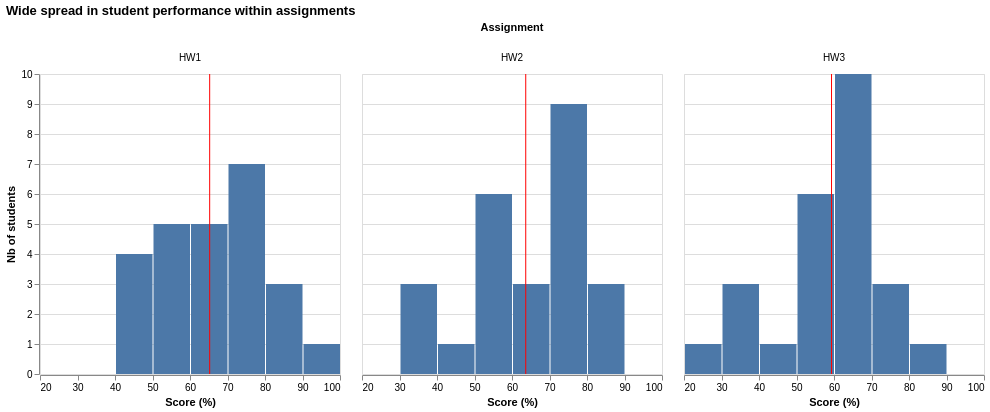

Here is the notebook cell this chart was saved with:
### Code cell
chart = alt.Chart(student_avg).mark_bar().encode(
    x=alt.X('percent_score', title='Score (%)', bin=True),
    y=alt.Y('count()', title='Nb of students') 
)

mean_line = alt.Chart(student_avg).mark_rule(color='red').encode(
    x='mean(percent_score):Q'
)

(chart + mean_line).facet(
    column=alt.Column('assignment_id:N', title = 'Assignment'), 
    title='Wide spread in student performance within assignments'
)

### Figure 1 — Vega-Lite specification as saved in the notebook (floating-point values rounded to 4 significant figures)
{"config": {"view": {"continuousWidth": 300, "continuousHeight": 300}}, "data": {"name": "data-0af19095117396e5027b4ddbaf39d9df"}, "facet": {"column": {"field": "assignment_id", "title": "Assignment", "type": "nominal"}}, "spec": {"layer": [{"mark": {"type": "bar"}, "encoding": {"x": {"bin": true, "field": "percent_score", "title": "Score (%)", "type": "quantitative"}, "y": {"aggregate": "count", "title": "Nb of students", "type": "quantitative"}}}, {"mark": {"type": "rule", "color": "red"}, "encoding": {"x": {"aggregate": "mean", "field": "percent_score", "type": "quantitative"}}}]}, "title": "Wide spread in student performance within assignments", "$schema": "https://vega.github.io/schema/vega-lite/v6.4.1.json", "datasets": {"data-0af19095117396e5027b4ddbaf39d9df": [{"student_id": "S001", "assignment_id": "HW1", "score": 12.0, "max_score": 21, "percent_score": 57.1}, {"student_id": "S001", "assignment_id": "HW2", "score": 18.0, "max_score": 24, "percent_score": 75.0}, {"student_id": "S001", "assignment_id": "HW3", "score": 9.5, "max_score": 24, "percent_score": 39.6}, {"student_id": "S002", "assignment_id": "HW1", "score": 14.0, "max_score": 21, "percent_score": 66.7}, {"student_id": "S002", "assignment_id": "HW2", "score": 21.5, "max_score": 24, "percent_score": 89.6}, {"student_id": "S002", "assignment_id": "HW3", "score": 16.5, "max_score": 24, "percent_score": 68.8}, {"student_id": "S003", "assignment_id": "HW1", "score": 15.0, "max_score": 21, "percent_score": 71.4}, {"student_id": "S003", "assignment_id": "HW2", "score": 17.0, "max_score": 24, "percent_score": 70.8}, {"student_id": "S003", "assignment_id": "HW3", "score": 18.5, "max_score": 24, "percent_score": 77.1}, {"student_id": "S004", "assignment_id": "HW1", "score": 18.0, "max_score": 21, "percent_score": 85.7}, {"student_id": "S004", "assignment_id": "HW2", "score": 17.5, "max_score": 24, "percent_score": 72.9}, {"student_id": "S004", "assignment_id": "HW3", "score": 16.5, "max_score": 24, "percent_score": 68.8}, {"student_id": "S005", "assignment_id": "HW1", "score": 15.0, "max_score": 21, "percent_score": 71.4}, {"student_id": "S005", "assignment_id": "HW2", "score": 18.0, "max_score": 24, "percent_score": 75.0}, {"student_id": "S005", "assignment_id": "HW3", "score": 13.0, "max_score": 24, "percent_score": 54.2}, {"student_id": "S006", "assignment_id": "HW1", "score": 9.0, "max_score": 21, "percent_score": 42.9}, {"student_id": "S006", "assignment_id": "HW2", "score": 8.0, "max_score": 24, "percent_score": 33.3}, {"student_id": "S006", "assignment_id": "HW3", "score": 13.5, "max_score": 24, "percent_score": 56.2}, {"student_id": "S007", "assignment_id": "HW1", "score": 11.0, "max_score": 21, "percent_score": 52.4}, {"student_id": "S007", "assignment_id": "HW2", "score": 12.5, "max_score": 24, "percent_score": 52.1}, {"student_id": "S007", "assignment_id": "HW3", "score": 17.0, "max_score": 24, "percent_score": 70.8}, {"student_id": "S008", "assignment_id": "HW1", "score": 16.0, "max_score": 21, "percent_score": 76.2}, {"student_id": "S008", "assignment_id": "HW2", "score": 19.0, "max_score": 24, "percent_score": 79.2}, {"student_id": "S008", "assignment_id": "HW3", "score": 13.0, "max_score": 24, "percent_score": 54.2}, {"student_id": "S009", "assignment_id": "HW1", "score": 14.0, "max_score": 21, "percent_score": 66.7}, {"student_id": "S009", "assignment_id": "HW2", "score": 17.0, "max_score": 24, "percent_score": 70.8}, {"student_id": "S009", "assignment_id": "HW3", "score": 14.5, "max_score": 24, "percent_score": 60.4}, {"student_id": "S010", "assignment_id": "HW1", "score": 9.0, "max_score": 21, "percent_score": 42.9}, {"student_id": "S010", "assignment_id": "HW2", "score": 13.0, "max_score": 24, "percent_score": 54.2}, {"student_id": "S010", "assignment_id": "HW3", "score": 15.0, "max_score": 24, "percent_score": 62.5}, {"student_id": "S011", "assignment_id": "HW1", "score": 17.0, "max_score": 21, "percent_score": 81.0}, {"student_id": "S011", "assignment_id": "HW2", "score": 14.5, "max_score": 24, "percent_score": 60.4}, {"student_id": "S011", "assignment_id": "HW3", "score": 13.5, "max_score": 24, "percent_score": 56.2}, {"student_id": "S012", "assignment_id": "HW1", "score": 14.0, "max_score": 21, "percent_score": 66.7}, {"student_id": "S012", "assignment_id": "HW2", "score": 11.0, "max_score": 24, "percent_score": 45.8}, {"student_id": "S012", "assignment_id": "HW3", "score": 9.5, "max_score": 24, "percent_score": 39.6}, {"student_id": "S013", "assignment_id": "HW1", "score": 15.0, "max_score": 21, "percent_score": 71.4}, {"student_id": "S013", "assignment_id": "HW2", "score": 21.0, "max_score": 24, "percent_score": 87.5}, {"student_id": "S013", "assignment_id": "HW3", "score": 16.0, "max_score": 24, "percent_score": 66.7}, {"student_id": "S014", "assignment_id": "HW1", "score": 15.0, "max_score": 21, "percent_score": 71.4}, {"student_id": "S014", "assignment_id": "HW2", "score": 17.0, "max_score": 24, "percent_score": 70.8}, {"student_id": "S014", "assignment_id": "HW3", "score": 13.5, "max_score": 24, "percent_score": 56.2}, {"student_id": "S015", "assignment_id": "HW1", "score": 11.0, "max_score": 21, "percent_score": 52.4}, {"student_id": "S015", "assignment_id": "HW2", "score": 9.0, "max_score": 24, "percent_score": 37.5}, {"student_id": "S015", "assignment_id": "HW3", "score": 9.5, "max_score": 24, "percent_score": 39.6}, {"student_id": "S016", "assignment_id": "HW1", "score": 16.0, "max_score": 21, "percent_score": 76.2}, {"student_id": "S016", "assignment_id": "HW2", "score": 13.0, "max_score": 24, "percent_score": 54.2}, {"student_id": "S016", "assignment_id": "HW3", "score": 15.0, "max_score": 24, "percent_score": 62.5}, {"student_id": "S017", "assignment_id": "HW1", "score": 9.0, "max_score": 21, "percent_score": 42.9}, {"student_id": "S017", "assignment_id": "HW2", "score": 12.0, "max_score": 24, "percent_score": 50.0}, {"student_id": "S017", "assignment_id": "HW3", "score": 14.0, "max_score": 24, "percent_score": 58.3}, {"student_id": "S018", "assignment_id": "HW1", "score": 11.5, "max_score": 21, "percent_score": 54.8}, {"student_id": "S018", "assignment_id": "HW2", "score": 12.5, "max_score": 24, "percent_score": 52.1}, {"student_id": "S018", "assignment_id": "HW3", "score": 16.0, "max_score": 24, "percent_score": 66.7}, {"student_id": "S019", "assignment_id": "HW1", "score": 19.0, "max_score": 21, "percent_score": 90.5}, {"student_id": "S019", "assignment_id": "HW2", "score": 16.0, "max_score": 24, "percent_score": 66.7}, {"student_id": "S019", "assignment_id": "HW3", "score": 10.5, "max_score": 24, "percent_score": 43.8}, {"student_id": "S020", "assignment_id": "HW1", "score": 13.0, "max_score": 21, "percent_score": 61.9}, {"student_id": "S020", "assignment_id": "HW2", "score": 19.0, "max_score": 24, "percent_score": 79.2}, {"student_id": "S020", "assignment_id": "HW3", "score": 15.0, "max_score": 24, "percent_score": 62.5}, {"student_id": "S021", "assignment_id": "HW1", "score": 12.0, "max_score": 21, "percent_score": 57.1}, {"student_id": "S021", "assignment_id": "HW2", "score": 15.0, "max_score": 24, "percent_score": 62.5}, {"student_id": "S021", "assignment_id": "HW3", "score": 15.0, "max_score": 24, "percent_score": 62.5}, {"student_id": "S022", "assignment_id": "HW1", "score": 16.0, "max_score": 21, "percent_score": 76.2}, {"student_id": "S022", "assignment_id": "HW2", "score": 19.0, "max_score": 24, "percent_score": 79.2}, {"student_id": "S022", "assignment_id": "HW3", "score": 18.0, "max_score": 24, "percent_score": 75.0}, {"student_id": "S023", "assignment_id": "HW1", "score": 17.0, "max_score": 21, "percent_score": 81.0}, {"student_id": "S023", "assignment_id": "HW2", "score": 20.0, "max_score": 24, "percent_score": 83.3}, {"student_id": "S023", "assignment_id": "HW3", "score": 21.0, "max_score": 24, "percent_score": 87.5}, {"student_id": "S024", "assignment_id": "HW1", "score": 10.0, "max_score": 21, "percent_score": 47.6}, {"student_id": "S024", "assignment_id": "HW2", "score": 7.5, "max_score": 24, "percent_score": 31.2}, {"student_id": "S024", "assignment_id": "HW3", "score": 6.0, "max_score": 24, "percent_score": 25.0}, {"student_id": "S025", "assignment_id": "HW1", "score": 14.0, "max_score": 21, "percent_score": 66.7}, {"student_id": "S025", "assignment_id": "HW2", "score": 14.0, "max_score": 24, "percent_score": 58.3}, {"student_id": "S025", "assignment_id": "HW3", "score": 16.5, "max_score": 24, "percent_score": 68.8}]}}
